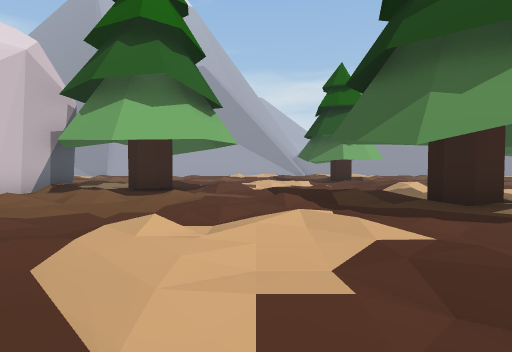
View 1 (above)

24 first-person views from a walk through a scene from a Unity 3-D project. The camera is 1.4 m above the floor, tilts 2° down and sees 80° across. The floor is counted in squares, 2 m on a side. Each view is taken from the middle of a square. On the plan, view 1 faces up. The plan holds only what a view shows up to about 10 squares ahead; the rest is blank. The place goes on beyond the plan.

View 2
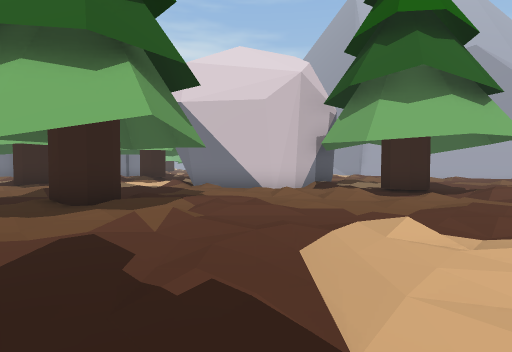

View 3
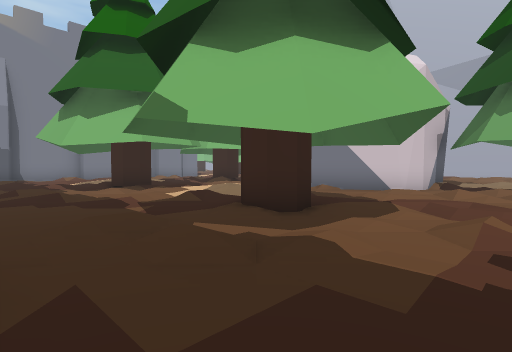

View 4
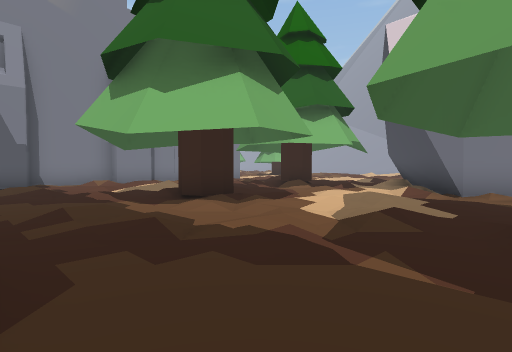

View 5
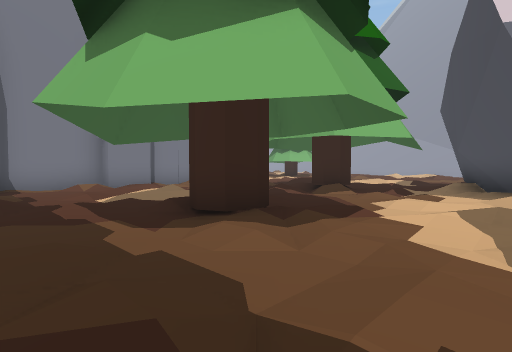

View 6
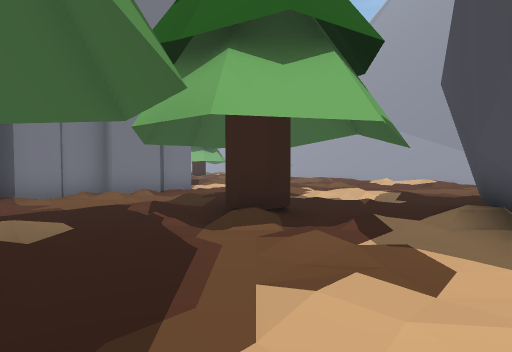

View 7
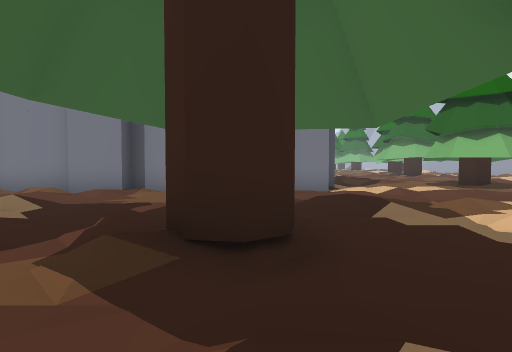

View 8
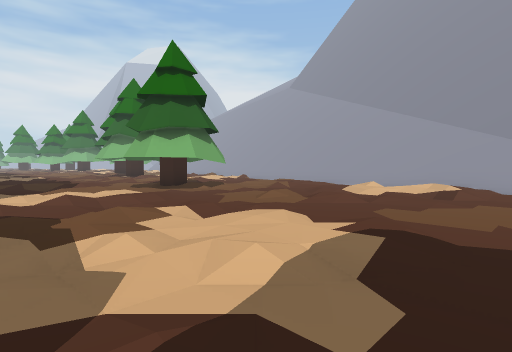

View 9
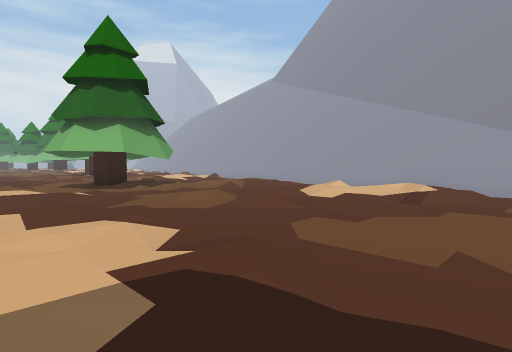

View 10
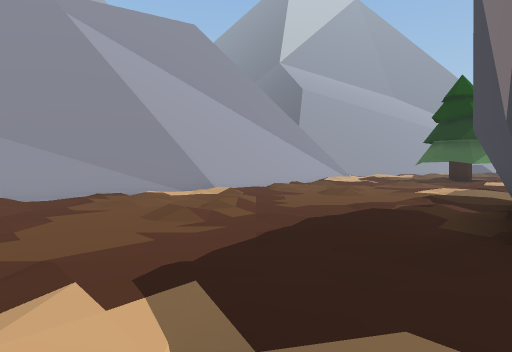

View 11
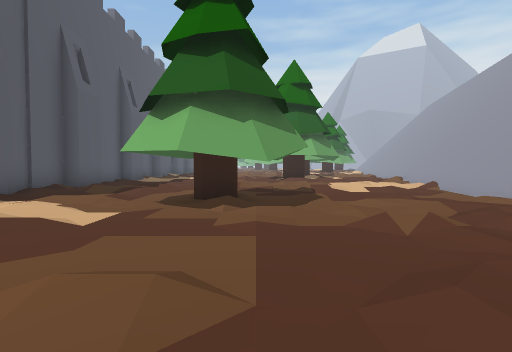

View 12
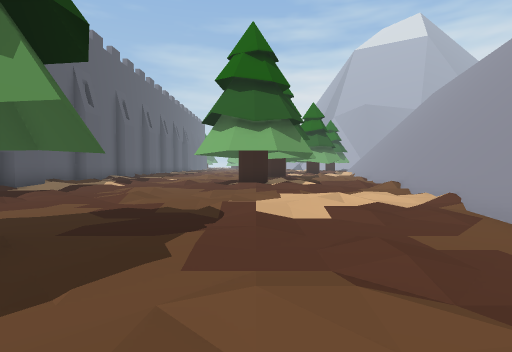

View 13
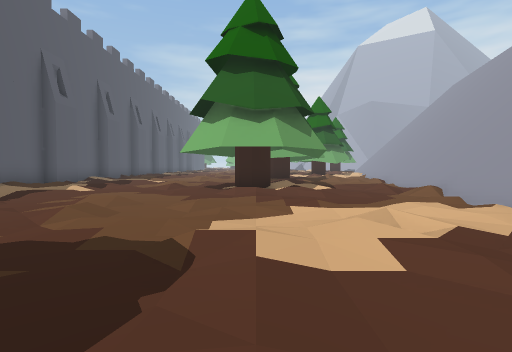

View 14
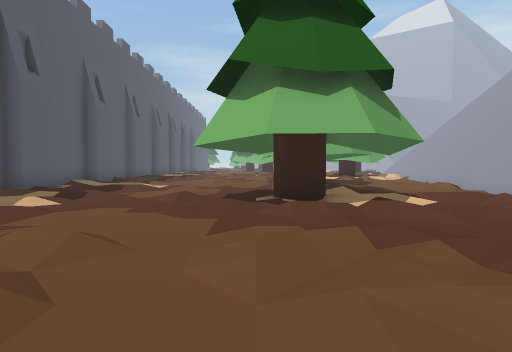

View 15
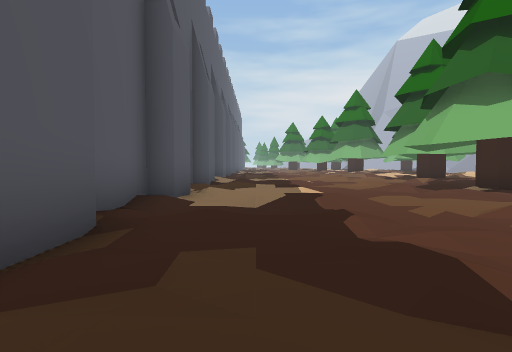

View 16
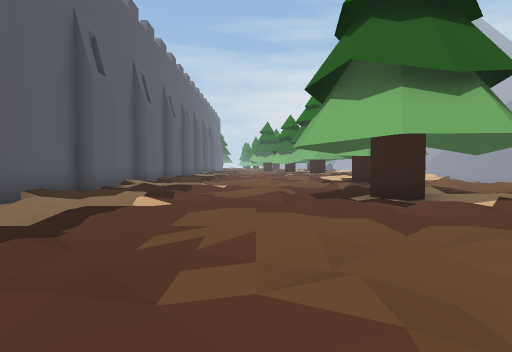

View 17
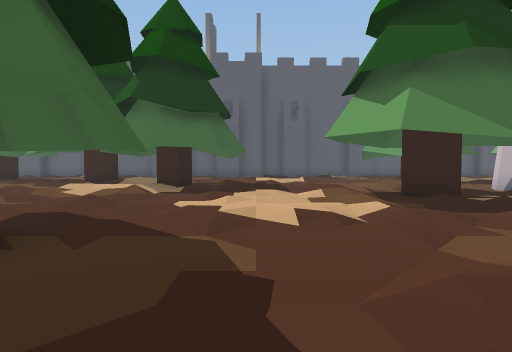

View 18
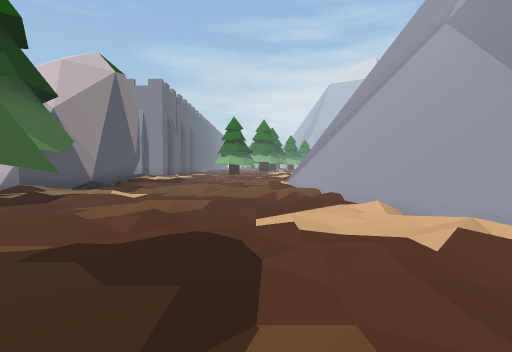

View 19
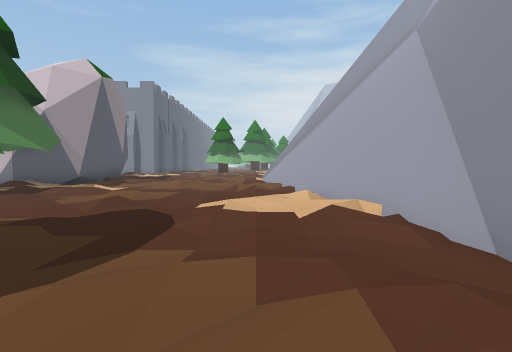

View 20
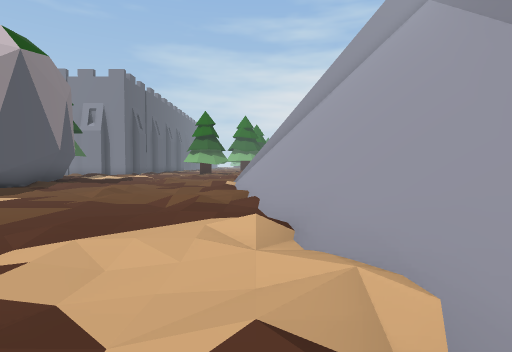

View 21
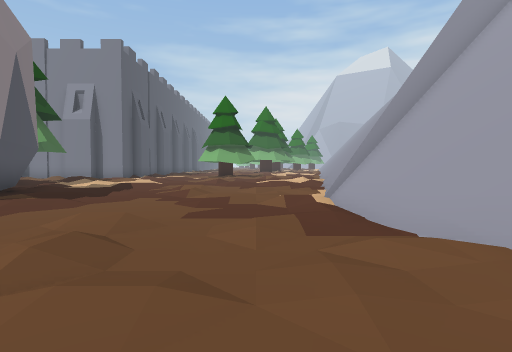

View 22
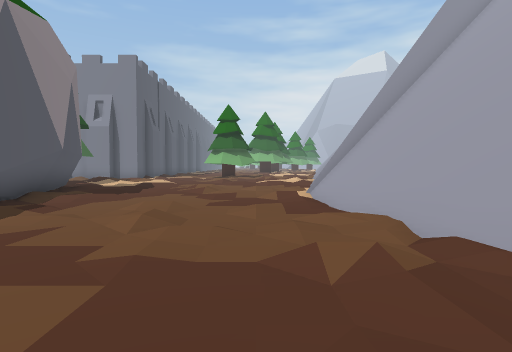

View 23
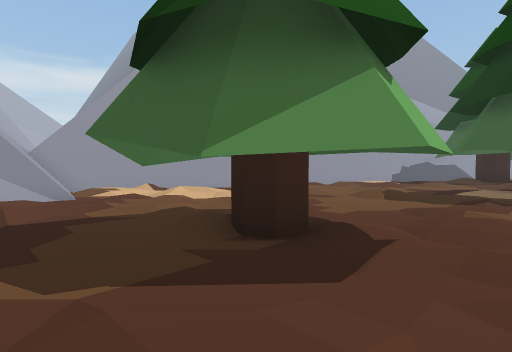

View 24
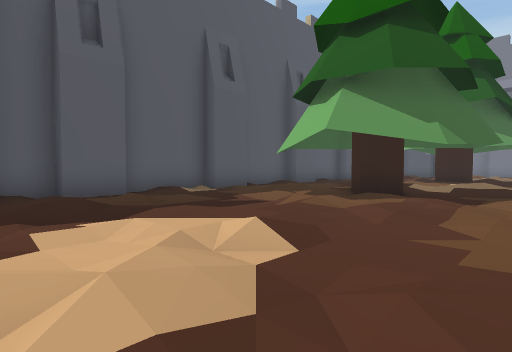

### Floor plan
Key: @ floor where view 1 was taken; # wall or solid block; x gap in a wall; . main floor; : floor 0.25 m higher than the main floor; - floor 0.25 m lower than the main floor; + floor 0.5 m higher than the main floor; _ floor 0.5 m lower than the main floor; / step, stairs or slope; = window, fence, low wall or low ledge; ^ raised ledge; T tree.
Columns run from 34 left of view 1 to 5 right of it. Each row starts with its distance up from view 1.
 23 ####               ##^ #////##^     #=/
 22 +=########          ##^^//////##^   ##/
 21 .+::.-/######        ##^#///////##^  #//
 20 ...:....:..=##  #### ####/////////####:.
 19 :..T.:....:....:=########/////////////..
 18  ../++..:++..:::../++=####//////./++..:+
 17 T::/#::::.:::...:::.::::.:::...:::.::::.
 16 ...:....:....:....:....:....:....:....:.
 15 ............T.T......................T..
 14 .............#..........................
 13 ......................................x.
 12 .:.::.:.::.:.:..:.::.:.::.:.:..:.::.:.T:
 11 ./_:.:/-:.:/-:../_:.:/-:.:/-:..T_:.:/-:.
 10 ...:.:..:.:.......:.:..######....:.:..:.
  9 ################:.+.::.##   #..#.+.::.+.
  8                #../....##   #..../..../.
  7                #...+T/:.#####.+...++.:.+
  6                #+::.-/:::###:..+::.-/:#:
  5                #..:....:.........:....#
  4                #....:....:....:....:T..
  3                #../++..:++..:::../++..
  2                #:::.:#::.:::#..:::.::
  1                #..:T...:....:....:..
  0                #.............T....@.
 -1                #  .................
 -2                       .............
 -3                             #######

Positions as (right, up) in squares from view 1, and headings:
1: (0, 0), facing up
2: (0, 0), facing up-left
3: (-3, -2), facing up-left
4: (-7, -2), facing up-left
5: (-9, -1), facing up-left
6: (-10, 3), facing up-left
7: (-11, 7), facing left
8: (-12, 9), facing up-left
9: (-12, 11), facing up-left
10: (-14, 10), facing up-right
11: (-15, 15), facing left
12: (-19, 17), facing left
13: (-21, 17), facing left
14: (-24, 16), facing left
15: (-23, 11), facing left
16: (-24, 14), facing left
17: (1, 16), facing down
18: (4, 16), facing left
19: (5, 17), facing left
20: (2, 18), facing left
21: (-3, 16), facing left
22: (-1, 16), facing left
23: (1, 11), facing up-right
24: (1, 5), facing down-left
